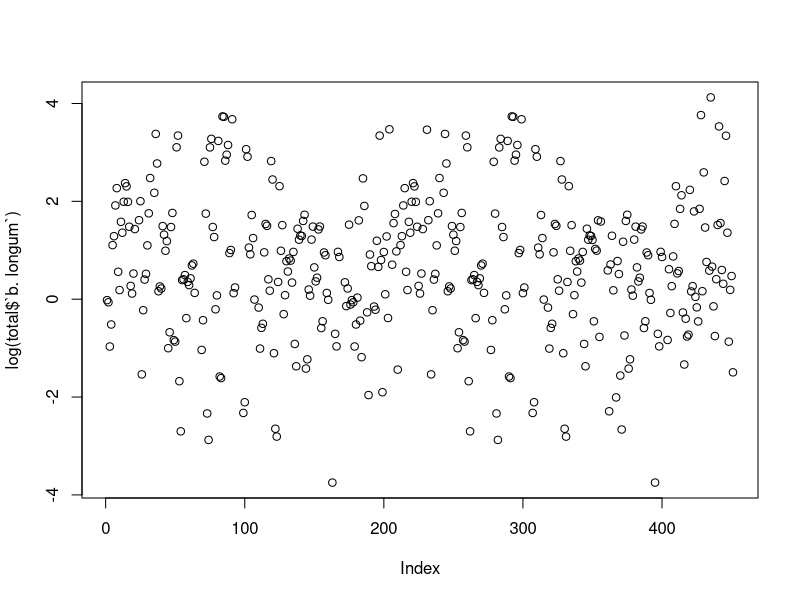

This figure's R source:
library(reshape)

# read in data
species1 <- read.csv("tax_profiles/species1.csv")
species3 <- read.csv("tax_profiles/species3.csv")
species4 <- read.csv("tax_profiles/species4.csv")

# isolate b. longum
longum1 <- species1[species1$X.SampleID == "Bifidobacterium_longum",]
longum3 <- species3[species3$X.SampleID == "Bifidobacterium_longum",]
longum4 <- species4[species4$X.SampleID == "Bifidobacterium_longum",]

# concatenate all b. longum
total <- cbind(longum1, longum3)
total <- cbind(total, longum4)

# transpose data frame for reading
total <- melt(total, id="X.SampleID")
total <- subset(total, select = c(variable, value))
names(total) <- c("sample", "b. longum")

# filter data frame by counts
five <- total[total$`b. longum` > 5, ]
ten <- total[total$`b. longum` > 10, ]
twentyfive <- total[total$`b. longum` > 25, ]

# write files to csvs
write.csv(total, file = "total_longum.csv")
write.csv(five, file="five_longum.csv")
write.csv(ten, file="ten_longum.csv")
write.csv(twentyfive, file="twentyfive_longum.csv")

# plot log abundance of samples
plot(log(total$`b. longum`))

         
